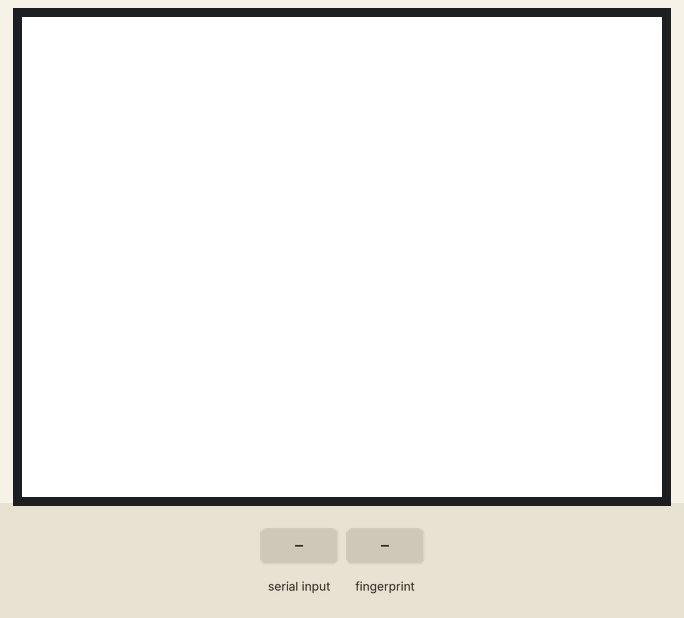
Simulated run of this sketch. Board: Arduino Mega 2560, built with avr-gcc and run on an emulated ATmega2560. On the bench: 320×240 colour display. The inputs (shaded band) are chosen by the test bench. What the sketch prints to the serial monitor is not drawn.

Above: at 2.4 s.
2.5 s: "REGISTER 1\n" received over the second serial link
At 3.6 s:
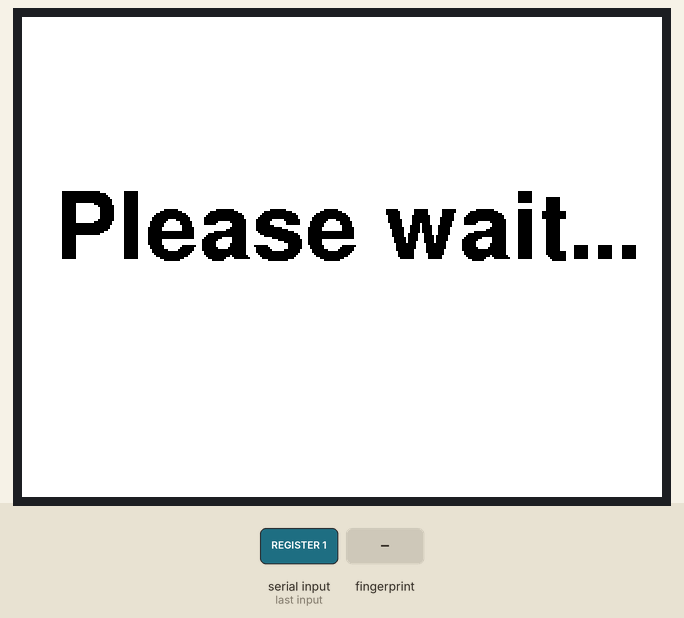
5.5 s: finger stored as number 1 placed on the sensor
At 7.2 s:
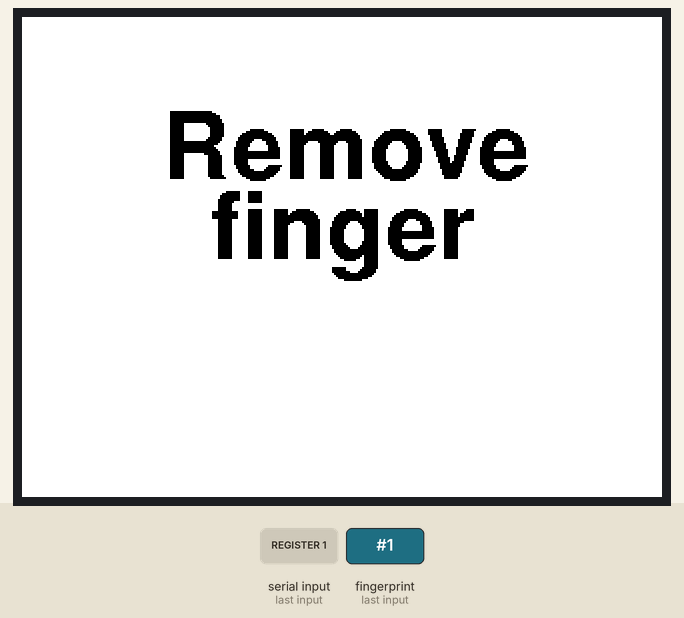
8.5 s: finger stored as number 1 placed on the sensor
At 9.7 s:
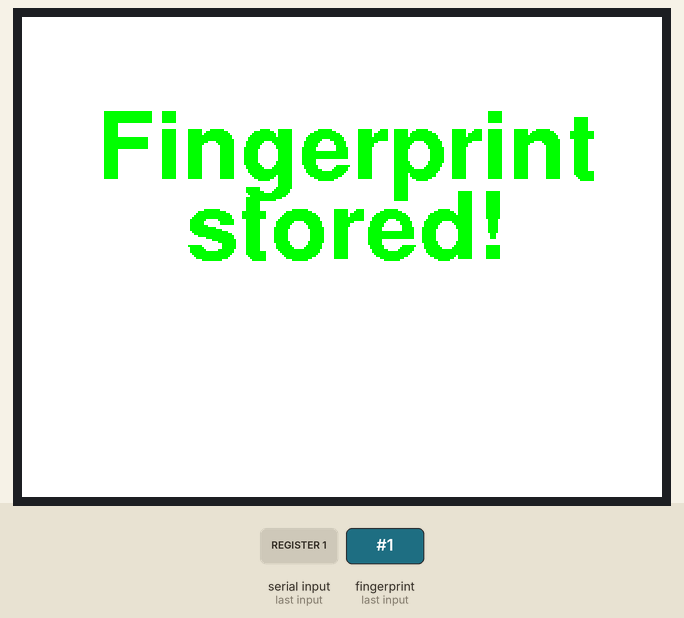
10.4 s: "System is ready\n" received over the second serial link
At 11.7 s:
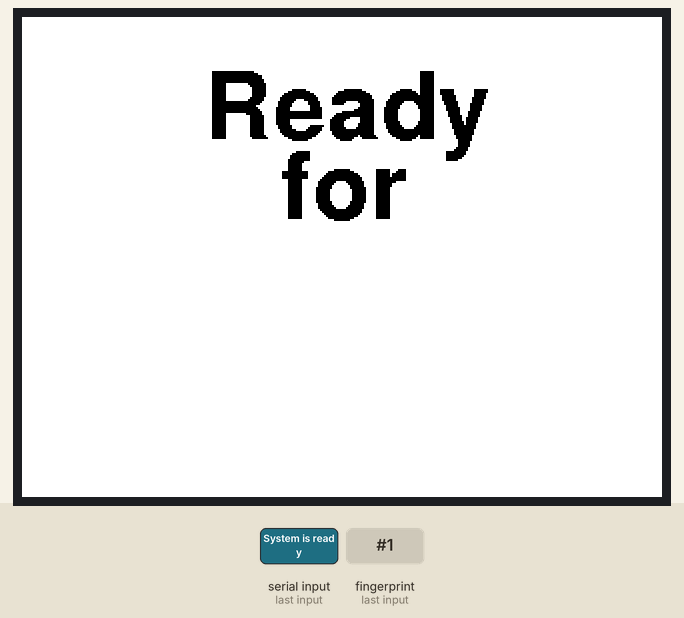
12.0 s: "DELETE_ALL\n" received over the second serial link
At 13.3 s:
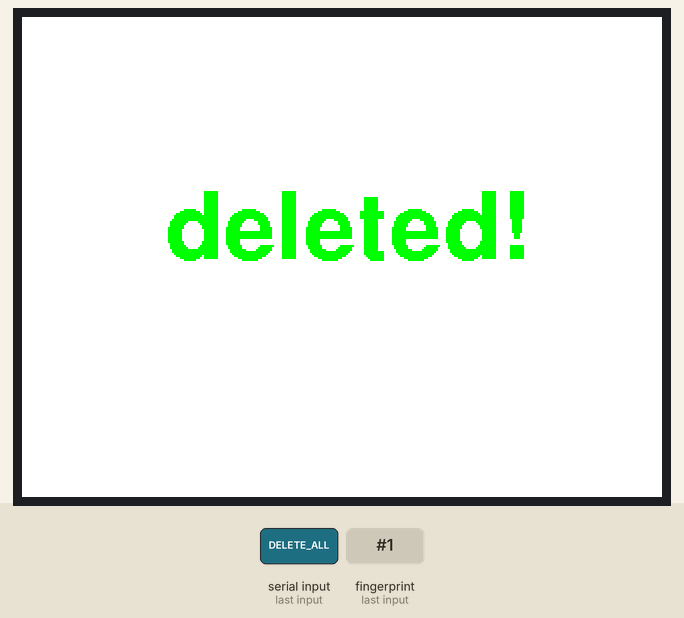
13.6 s: "REGISTER\n" received over the second serial link
At 17.3 s:
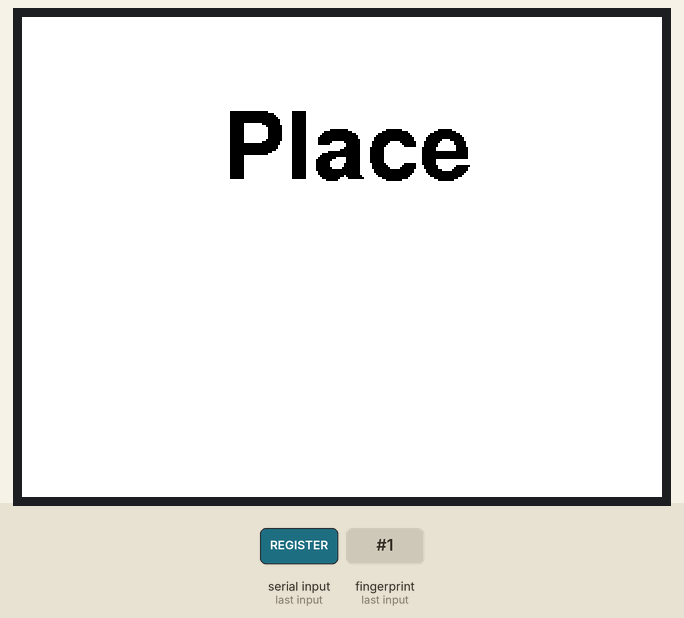
Timing chart, 0 to 18.8 s (numbered marks = the images above; inputs shaded):
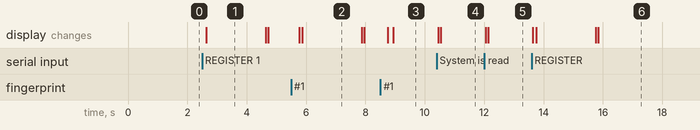

Measured:
- after the input at 2.5 s, the display: changes after 0.14 s (image 1)
- after the input at 5.5 s, the display: first changes after 0.27 s (image 2 shows a later state)
- after the input at 8.5 s, the display: first changes after 0.24 s (image 3 shows a later state)
- after the input at 10.4 s, the display: first changes after 0.05 s (image 4 shows a later state)
- after the input at 12.0 s, the display: first changes after 0.05 s (image 5 shows a later state)
- after the input at 13.6 s, the display: first changes at once (image 6 shows a later state)
- what the display in image 1 shows lasts 2.0 s, from 2.6 s to 4.6 s

The sketch:

Fingerprint.ino
```cpp
#include <Adafruit_Fingerprint.h>
#include <SPI.h>
#include <Adafruit_GFX.h>
#include <MCUFRIEND_kbv.h>
#include <Fonts/FreeSansBold24pt7b.h>

#define LCD_CS A3
#define LCD_CD A2
#define LCD_WR A1
#define LCD_RD A0
#define LCD_RESET A4

MCUFRIEND_kbv tft;
Adafruit_Fingerprint finger = Adafruit_Fingerprint(&Serial3);

// Color definitions
#define BLACK 0x0000
#define WHITE 0xFFFF
#define GREEN 0x07E0
#define RED 0xF800

String currentNIC = "";
bool cancelOperation = false;

void setup() {
  Serial.begin(115200);
  Serial2.begin(115200); // Communication with ESP32

  uint16_t ID = tft.readID();
  Serial.print("TFT ID: 0x");
  Serial.println(ID, HEX);
  tft.begin(ID);
  tft.setRotation(1); // Adjust rotation if needed
  tft.fillScreen(WHITE); // Set background to white
  tft.setFont(&FreeSansBold24pt7b); // Set the font to FreeSansBold24pt7b

  // Initialize fingerprint sensor
  finger.begin(57600);
  if (finger.verifyPassword()) {
    Serial.println("Found fingerprint sensor!");
  } else {
    Serial.println("Did not find fingerprint sensor :(");
    while (1) { delay(1); }
  }
}

void loop() {
  if (Serial2.available()) {
    String command = Serial2.readStringUntil('\n');
    command.trim(); // Remove any leading or trailing whitespace
    Serial.print("Received command: '");
    Serial.print(command);
    Serial.println("'");

    if (command == "System is ready") {
      displayMultilineText("Ready\nfor\nfingerprint scan", BLACK);
    } else if (command.startsWith("REGISTER")) {
      cancelOperation = false; // Reset cancel operation flag
      displayMultilineText("Preparing to register fingerprint.\nPlease wait...", BLACK);
      delay(2000); // Give user some time to read the message

      int spaceIndex = command.indexOf(' ', 9);
      int id = command.substring(9, spaceIndex).toInt();
      currentNIC = command.substring(spaceIndex + 1);
      Serial.print("Registering fingerprint with ID: ");
      Serial.println(id);
      registerFingerprint(id);
    } else if (command == "COMPARE") {
      cancelOperation = false; // Reset cancel operation flag
      compareFingerprint();
    } else if (command == "DELETE_ALL") {
      deleteAllFingerprints();
    } else if (command == "CANCEL") {
      cancelOperation = true;
      Serial2.println("CANCELLED");
    }
  }

  delay(100); // Small delay to avoid busy looping
}

void displayMultilineText(String text, uint16_t color) {
  tft.fillScreen(WHITE);
  tft.setTextColor(color, WHITE);

  // Split the text into lines
  int16_t x1, y1;
  uint16_t w, h;
  tft.setTextWrap(false); // Disable text wrap
  int lineHeight = 40; // Approximate height of each line, adjust as needed

  int numLines = 1;
  for (char c : text) {
    if (c == '\n') {
      numLines++;
    }
  }

  int startY = (tft.height() - lineHeight * numLines) / 2;

  String line = "";
  int lineIndex = 0;

  for (char c : text) {
    if (c == '\n') {
      tft.getTextBounds(line.c_str(), 0, 0, &x1, &y1, &w, &h);
      tft.setCursor((tft.width() - w) / 2, startY + lineIndex * lineHeight);
      tft.print(line);
      line = "";
      lineIndex++;
    } else {
      line += c;
    }
  }

  // Print the last line
  tft.getTextBounds(line.c_str(), 0, 0, &x1, &y1, &w, &h);
  tft.setCursor((tft.width() - w) / 2, startY + lineIndex * lineHeight);
  tft.print(line);
}

void registerFingerprint(int id) {
  displayMultilineText("Place\nfinger on sensor", BLACK);

  // Extend the time for placing the finger on the sensor
  int attempts = 0;
  while (finger.getImage() != FINGERPRINT_OK) {
    if (cancelOperation) {
      displayMultilineText("Registration\nCancelled", RED);
      Serial2.println("REGISTER_FAILED");
      return;
    }
    if (++attempts > 100) { // Allow more attempts
      displayMultilineText("Failed to capture\nfingerprint", RED);
      Serial2.println("REGISTER_FAILED");
      return;
    }
    delay(200); // Add delay to avoid busy looping
  }

  if (finger.image2Tz(1) != FINGERPRINT_OK) {
    displayMultilineText("Image conversion\nfailed", RED);
    Serial.println("Image conversion failed");
    Serial2.println("REGISTER_FAILED");
    return;
  }

  displayMultilineText("Remove\nfinger", BLACK);
  delay(2000);

  displayMultilineText("Place\nsame finger again", BLACK);

  attempts = 0;
  while (finger.getImage() != FINGERPRINT_OK) {
    if (cancelOperation) {
      displayMultilineText("Registration\nCancelled", RED);
      Serial2.println("REGISTER_FAILED");
      return;
    }
    if (++attempts > 100) { // Allow more attempts
      displayMultilineText("Failed to capture\nfingerprint", RED);
      Serial2.println("REGISTER_FAILED");
      return;
    }
    delay(200); // Add delay to avoid busy looping
  }

  if (finger.image2Tz(2) != FINGERPRINT_OK) {
    displayMultilineText("Image conversion\nfailed", RED);
    Serial.println("Image conversion failed");
    Serial2.println("REGISTER_FAILED");
    return;
  }

  displayMultilineText("Processing", BLACK);

  if (finger.createModel() == FINGERPRINT_OK) {
    if (finger.storeModel(id) == FINGERPRINT_OK) {
      displayMultilineText("Fingerprint\nstored!", GREEN);
      Serial.println("Fingerprint stored!");

      // Send acknowledgment back to ESP32
      Serial2.println("REGISTERED:" + String(id) + " " + currentNIC);
    } else {
      displayMultilineText("Storage\nfailed", RED);
      Serial.println("Storage failed");

      // Send failure message back to ESP32
      Serial2.println("REGISTER_FAILED");
    }
  } else {
    displayMultilineText("Creation\nfailed", RED);
    Serial.println("Creation failed");

    // Send failure message back to ESP32
    Serial2.println("REGISTER_FAILED");
  }
}

void compareFingerprint() {
  displayMultilineText("Place\nfinger on sensor", BLACK);

  // Extend the time for placing the finger on the sensor
  int attempts = 0;
  while (finger.getImage() != FINGERPRINT_OK) {
    if (cancelOperation) {
      displayMultilineText("Comparison\nCancelled", RED);
      Serial2.println("COMPARE_FAILED:IMAGE_CONVERSION");
      return;
    }
    if (++attempts > 100) { // Allow more attempts
      displayMultilineText("Failed to capture\nfingerprint", RED);
      Serial2.println("COMPARE_FAILED:IMAGE_CONVERSION");
      return;
    }
    delay(200); // Add delay to avoid busy looping
  }

  if (finger.image2Tz(1) != FINGERPRINT_OK) {
    displayMultilineText("Image conversion\nfailed", RED);
    Serial.println("Image conversion failed");
    Serial2.println("COMPARE_FAILED:IMAGE_CONVERSION");
    return;
  }

  displayMultilineText("Processing", BLACK);

  int p = finger.fingerFastSearch(); // Use fingerFastSearch for better performance
  if (p == FINGERPRINT_OK) {
    displayMultilineText("Fingerprint\nmatched!", GREEN);
    Serial.print("Found ID #");
    Serial.print(finger.fingerID);
    Serial.print(" with confidence ");
    Serial.println(finger.confidence);

    // Send matched template ID back to ESP32
    Serial2.println("MATCHED:" + String(finger.fingerID));
  } else {
    displayMultilineText("No match\nfound", RED);
    Serial.println("No match found");

    // Send no match message back to ESP32
    Serial2.println("NO_MATCH");
  }
}

void deleteAllFingerprints() {
  Serial.println("Deleting all fingerprints...");
  bool success = true;

  for (uint8_t id = 1; id < 128; id++) {
    if (finger.deleteModel(id) != FINGERPRINT_OK) {
      success = false;
    }
  }

  if (success) {
    displayMultilineText("All fingerprints\ndeleted!", GREEN);
    Serial.println("All fingerprints deleted successfully");
    Serial2.println("DELETED_ALL");
  } else {
    displayMultilineText("Failed to delete\nall fingerprints", RED);
    Serial.println("Failed to delete fingerprints");
    Serial2.println("DELETE_ALL_FAILED");
  }
}
```
